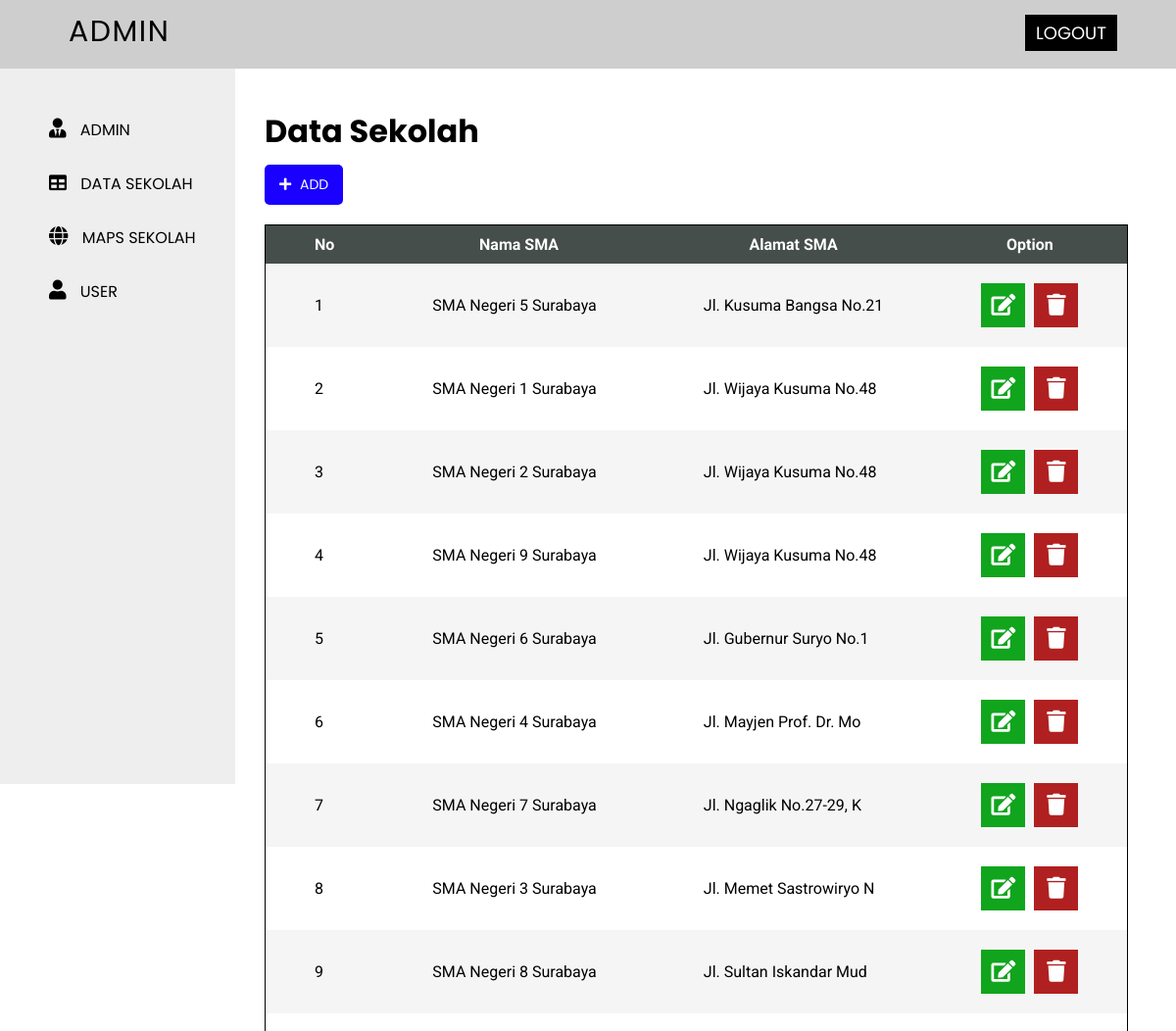
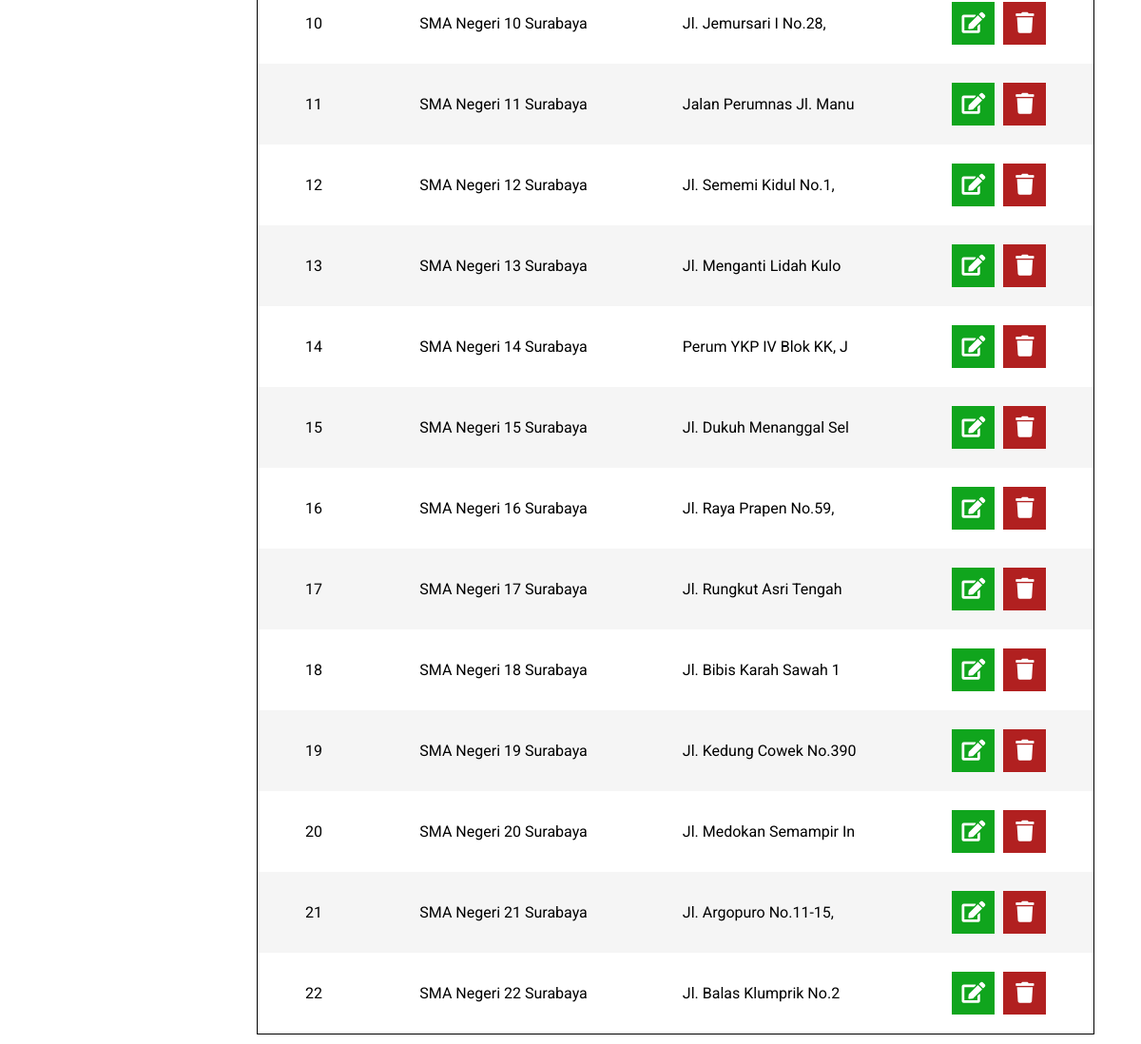
Screenshot of /admin/index.php?module=data_sekolah (signed in) with the database file from the repository (2 pictures, top to bottom).
### tables this page shows
CREATE TABLE `sma_lokasi` (
  `id_lokasi` bigint(20) UNSIGNED NOT NULL,
  `nama_sma` varchar(50) NOT NULL,
  `alamat_sma` varchar(150) NOT NULL,
  `lokasi_sma` point NOT NULL
);

### admin/admin/data_sekolah/list.php (the view)
<?php
  if(@$_SESSION['username'] !=''){
?>
<div class="admin-page">
  <h1>Data Sekolah</h1>
  <div class="add">
    <a href="index.php?module=data_sekolah&action=add" class="btn btn-add"> <i class="fas fa-plus"></i> Add </a>
  </div>
  <div class="table-data">
    <table class="table">
      <thead>
        <tr>
          <th>No</th>
          <th>Nama SMA</th>
          <th>Alamat SMA</th>
          <th>Option</th>
        </tr>
      </thead>
      <tbody>
        <?php
          $no = 1;
          $sql=$db->prepare("SELECT * FROM sma_lokasi");
          $sql->execute();
          while($hasil=$sql->FETCH(PDO::FETCH_ASSOC)){
        ?>
        <tr>
          <td><?php echo $no;?></td>
          <td><?php echo $hasil['nama_sma'];?></td>
          <td><?php echo substr($hasil['alamat_sma'], 0, 23);?></td>
          <td>
            <a href="index.php?module=data_sekolah&action=add&id=<?php echo @$hasil['id_lokasi'];?>" class="btn btn-edit">
              <i class="fas fa-edit"></i>
            </a>
            <a href="index.php?module=data_sekolah&action=proses&id=<?php echo @$hasil['id_lokasi'];?>&proc=delete" class="btn btn-delete">
              <i class="fas fa-trash"></i>
            </a>
          </td>
        </tr>
        <?php
          $no++;
          }
        ?>
      </tbody>
    </table>
  </div>
</div>
<?php
  }else{
    echo"
      <script>
        window.location.href='index.php';
      </script>
    ";
  }
?>

### css/backend/style.css (style rules this page uses)
body { margin: 0; padding: 0; box-sizing: border-box; font-family: "Poppins", sans-serif; }
.admin-page h1 { margin: 30px 0 10px; padding: 0; }
.add { margin-bottom: 20px; }
.btn-add { text-decoration: none; background: #1900ff; color: #fff; display: block; padding: 10px 10px; width: 60px; text-transform: uppercase; border-radius: 5px; font-size: 14px; cursor: pointer; }
.btn-add .fas { font-size: 14px; margin: 0 5px; }
.table-data { max-width: 100%; }
.table { min-width: 50%; border-collapse: collapse; font-family: "Roboto", sans-serif; border: 1px solid #000; }
.table tr th { background: #454e4a; color: #fff; text-transform: capitalize; padding: 10px 50px; }
.table tr td { box-sizing: border-box; padding: 20px 50px; }
.table tr:nth-child(odd) { background: #f5f5f5; }
.table tr td:nth-child(4) { text-align: center; }
.btn-edit, .btn-delete { font-size: 22px; color: #fff; padding: 10px; text-decoration: none; box-sizing: border-box; display: inline-block; width: 45px; text-align: center; cursor: pointer; }
.btn-edit { margin-right: 5px; background: #10a51d; }
.btn-delete { background: #b12020; }

### rows the page displays
sma_lokasi: nama_sma "SMA Negeri 5 Surabaya", alamat_sma "Jl. Kusuma Bangsa No.21"
sma_lokasi: nama_sma "SMA Negeri 1 Surabaya", alamat_sma "Jl. Wijaya Kusuma No.48"
sma_lokasi: nama_sma "SMA Negeri 2 Surabaya", alamat_sma "Jl. Wijaya Kusuma No.48"
sma_lokasi: nama_sma "SMA Negeri 9 Surabaya", alamat_sma "Jl. Wijaya Kusuma No.48"
sma_lokasi: nama_sma "SMA Negeri 6 Surabaya", alamat_sma "Jl. Gubernur Suryo No.1"
sma_lokasi: nama_sma "SMA Negeri 4 Surabaya", alamat_sma "Jl. Mayjen Prof. Dr. Mo"
sma_lokasi: nama_sma "SMA Negeri 7 Surabaya", alamat_sma "Jl. Ngaglik No.27-29, K"
sma_lokasi: nama_sma "SMA Negeri 3 Surabaya", alamat_sma "Jl. Memet Sastrowiryo N"
sma_lokasi: nama_sma "SMA Negeri 8 Surabaya", alamat_sma "Jl. Sultan Iskandar Mud"
sma_lokasi: nama_sma "SMA Negeri 10 Surabaya", alamat_sma "Jl. Jemursari I No.28,"
sma_lokasi: nama_sma "SMA Negeri 11 Surabaya", alamat_sma "Jalan Perumnas Jl. Manu"
sma_lokasi: nama_sma "SMA Negeri 12 Surabaya", alamat_sma "Jl. Sememi Kidul No.1,"
sma_lokasi: nama_sma "SMA Negeri 13 Surabaya", alamat_sma "Jl. Menganti Lidah Kulo"
sma_lokasi: nama_sma "SMA Negeri 14 Surabaya", alamat_sma "Perum YKP IV Blok KK, J"
sma_lokasi: nama_sma "SMA Negeri 15 Surabaya", alamat_sma "Jl. Dukuh Menanggal Sel"
sma_lokasi: nama_sma "SMA Negeri 16 Surabaya", alamat_sma "Jl. Raya Prapen No.59,"
sma_lokasi: nama_sma "SMA Negeri 17 Surabaya", alamat_sma "Jl. Rungkut Asri Tengah"
sma_lokasi: nama_sma "SMA Negeri 18 Surabaya", alamat_sma "Jl. Bibis Karah Sawah 1"
sma_lokasi: nama_sma "SMA Negeri 19 Surabaya", alamat_sma "Jl. Kedung Cowek No.390"
sma_lokasi: nama_sma "SMA Negeri 20 Surabaya", alamat_sma "Jl. Medokan Semampir In"
sma_lokasi: nama_sma "SMA Negeri 21 Surabaya", alamat_sma "Jl. Argopuro No.11-15,"
sma_lokasi: nama_sma "SMA Negeri 22 Surabaya", alamat_sma "Jl. Balas Klumprik No.2"
